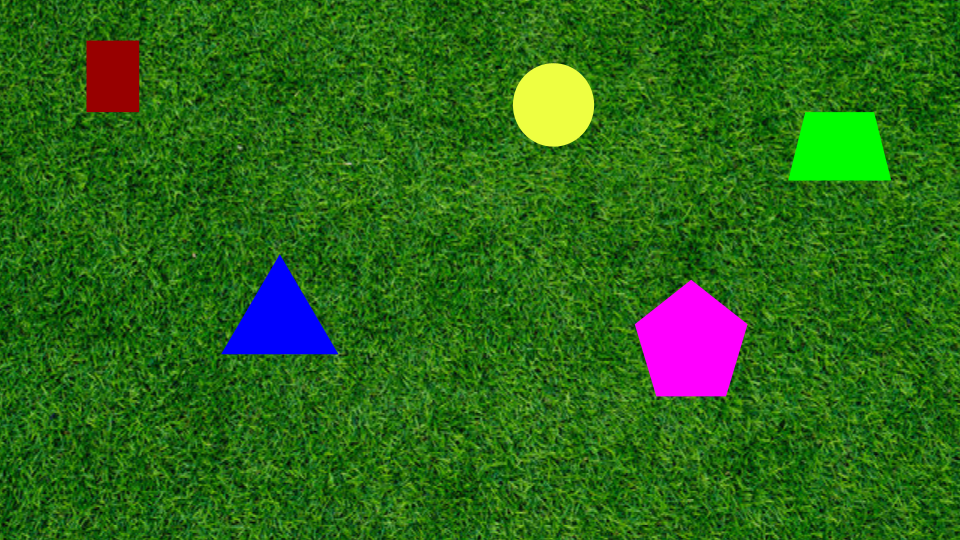
#> input picture PennAir 2024 App Static.png, 960 x 540 px, found by its file name
$ jupyter execute --allow-errors submission.ipynb
#> lines starting #> are read from the running program, lines starting #| are printed output that depends on the picture; after the words box and inside, x2 and y2 are one past the last pixel; in counts of white or black regions, pixels touching at a corner belong together
[cell 1]
import argparse
import sys
import time
from collections import deque

import cv2
import numpy as np

WINDOW = "PennAir"
DEFAULT = "PennAir 2024 App Dynamic.mp4"

# Detector parameters
KERNEL_SIZE = 7
ERROR_THRESHOLD = 2
AREA_THRESHOLD = 1e3
DILATION_SIZE = KERNEL_SIZE//2-1

F_x = 2564.3186869 # px
F_y = 2569.70273111 # px
x_o = 5 # inches
x_circle = 104.2163692827433
z_o = F_x*x_o/x_circle


# [4 lines left out: function image_to_world, not called in this run]

# from plane_fit.ipynb
# add a dilation step to fix the kernel clipping on sides
def planar_threshold_contours_masked(image, kernel_size, error_threshold, area_treshold):
    # plane fit
    K = kernel_size
    threshold = error_threshold

    assert K%2==1
    r = K//2

    n = K*K

    gray = cv2.cvtColor(image, cv2.COLOR_BGR2GRAY).astype(np.float32)

    kOnes = np.ones(K, np.float64)

    # [-r, -r+1, ... 0 ... r-1, r]
    kRamp = np.arange(-r, r+1, dtype=np.float64)

    #sum(z_i) across the submatrix
    sz = cv2.sepFilter2D(gray, -1, kOnes, kOnes)
    szz = cv2.sepFilter2D(gray*gray, -1, kOnes, kOnes)

    #sum(x_i*z_i) across the submatrix
    sxz = cv2.sepFilter2D(gray, -1, kRamp, kOnes)

    #sum(z_i*y_i) across the submatrix
    syz = cv2.sepFilter2D(gray, -1, kOnes, kRamp)

    #sum(xx)=sum(yy) is independent of the image
    snn = K * np.dot(kRamp, kRamp)

    #z ~ a + bx + cy
    a = sz/n
    b = sxz/snn
    c = syz/snn

    error_plane = szz - a*sz - b*sxz - c*syz
    error_plane_avg = np.sqrt(np.maximum(error_plane, 0)/n)
    mask = (error_plane_avg < threshold).astype(np.uint8)*255

    # gets rid of all "necks" by doing a 9x9 erode-then-dilate.
    # comes at the consequence of rounding corners, but worth for overall accuracy
    mask = cv2.morphologyEx(mask, cv2.MORPH_OPEN, cv2.getStructuringElement(cv2.MORPH_ELLIPSE, (9, 9)))

    cnts, _ = cv2.findContours(mask, cv2.RETR_EXTERNAL, cv2.CHAIN_APPROX_SIMPLE)

    cnts_filtered = [c for c in cnts if cv2.contourArea(c) > area_treshold]

    return cnts_filtered, error_plane_avg

def postprocess_dilate_contours(cnts_filled, dilation_px):
    cnts_dilated = []
    dilation = dilation_px

    for contour in cnts_filled:

        # instead of just dilating with cv2, we're restricting the dilation to a bounding box
        # of size K//2+1 to prevent the floodfill contour from overfilling onto the grass.
        x, y, w, h = cv2.boundingRect(contour)
        offset = np.array([x - dilation, y - dilation])

        roi = np.zeros((h + 2*dilation, w + 2*dilation), np.uint8)
        cv2.drawContours(roi, [contour - offset], -1, 255, cv2.FILLED)

        minkowski = cv2.getStructuringElement(cv2.MORPH_ELLIPSE, (dilation*2+1, dilation*2+1))
        roi = cv2.dilate(roi, minkowski)

        out, _ = cv2.findContours(roi, cv2.RETR_EXTERNAL, cv2.CHAIN_APPROX_SIMPLE)
        cnt_edited = max(out, key=cv2.contourArea) + offset
        cnts_dilated.append(cnt_edited)

    return cnts_dilated


def detect(image):
    cnts, _ = planar_threshold_contours_masked(image, KERNEL_SIZE, ERROR_THRESHOLD,
                                             AREA_THRESHOLD)
    return postprocess_dilate_contours(cnts, DILATION_SIZE)


# --- drawing ---------------------------------------------------------------

OUTLINE, CENTER, STATUS = (255, 0, 0), (0, 0, 255), (255, 255, 255)
FONT = cv2.FONT_HERSHEY_SIMPLEX


# [33 lines left out: functions centroid, annotate, _text, not called in this run]

[cell 2]
def image(path):
    """The static image, as BGR uint8."""
    img = cv2.imread(path)
#> img is the input picture: shape (540, 960, 3); mean B, G, R 24.5, 104.6, 44
    if img is None:
        raise FileNotFoundError(path)
    return img


# [41 lines left out: functions frame, frames, stream, not called in this run]

[cell 3]
img = image("/home/taha/Code/clubs/PAiR/PennAir 2024 App Static.png")
cnts = detect(img)
#> in planar_threshold_contours_masked, `sxz = cv2.sepFilter2D(gray, -1, kRamp, kOnes)`:
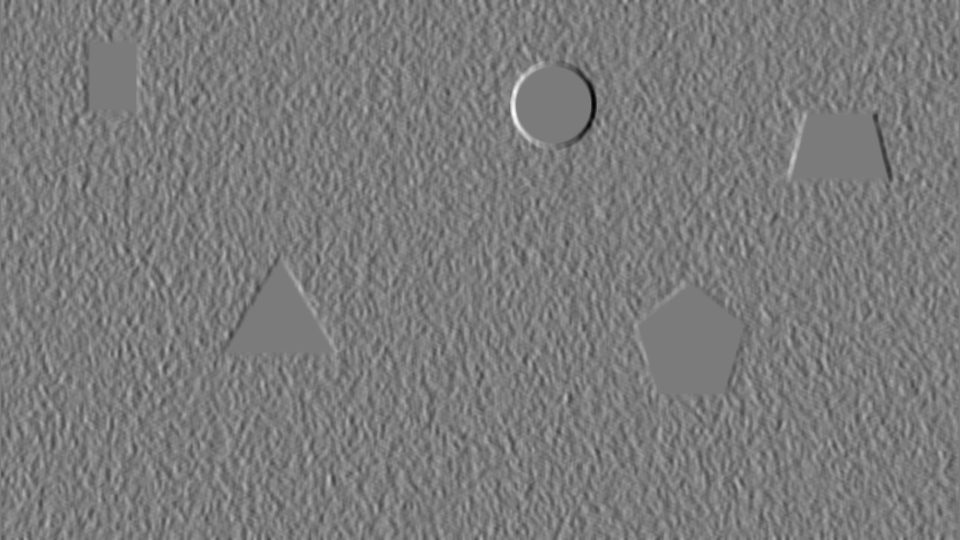
#> sxz: shape (540, 960) float32; min -6802, max 7215, mean 1.3; drawn with min black and max white
#> in planar_threshold_contours_masked, `syz = cv2.sepFilter2D(gray, -1, kOnes, kRamp)`:
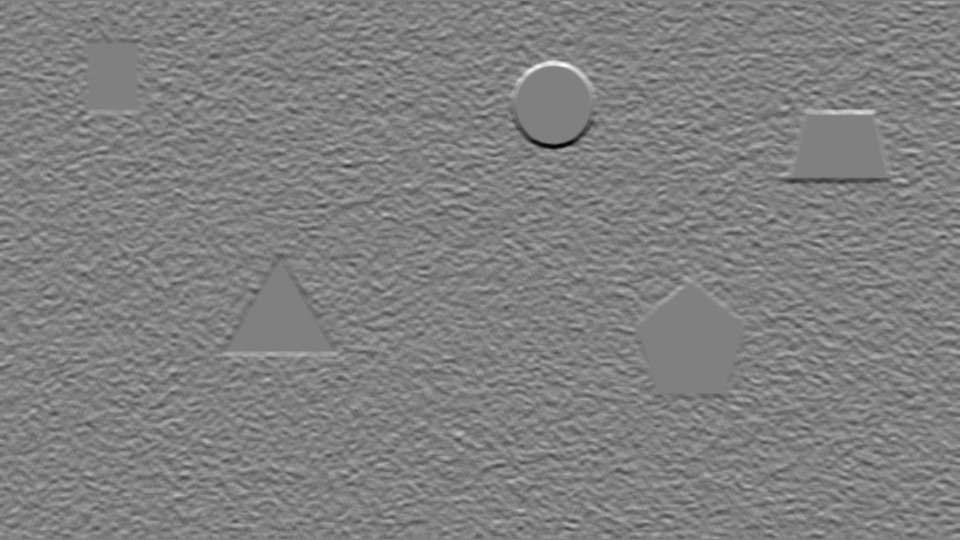
#> syz: shape (540, 960) float32; min -7113, max 6983, mean -0.4; drawn with min black and max white
#> in planar_threshold_contours_masked, `a = sz/n`:
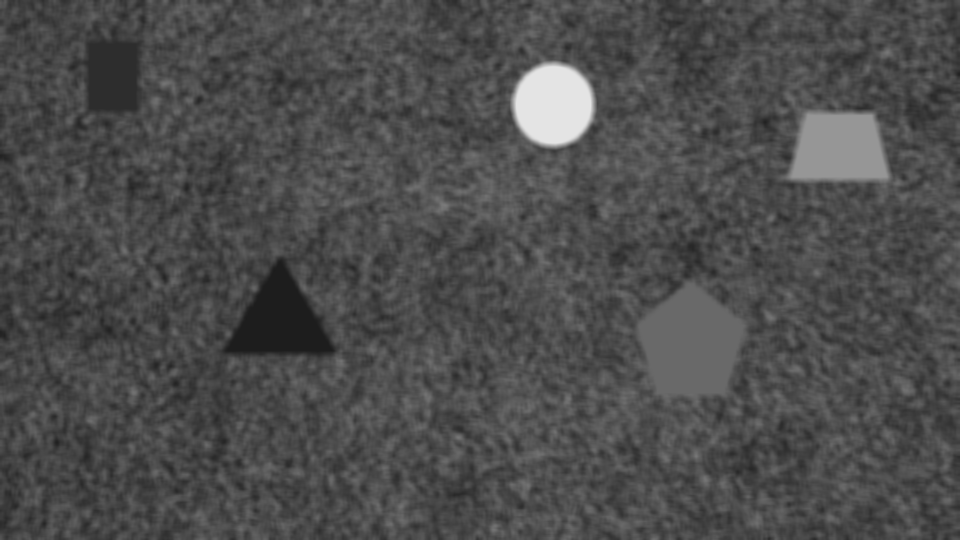
#> a: shape (540, 960) float32; min 28.69, max 228, mean 77.3
#> in planar_threshold_contours_masked, `error_plane = szz - a*sz - b*sxz - c*syz`:
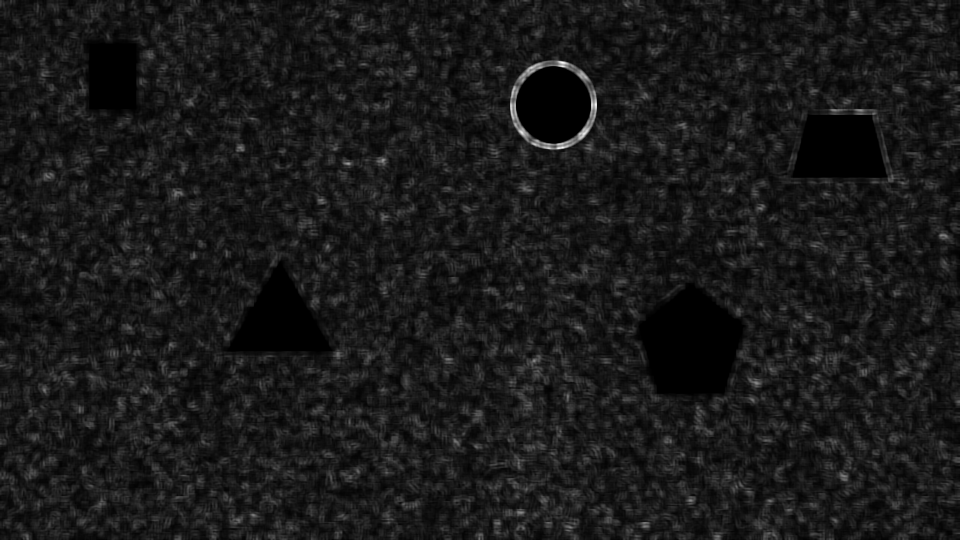
#> error_plane: shape (540, 960) float32; min 0, max 120839.6, mean 12222.3; drawn with min black and max white
#> in planar_threshold_contours_masked, `error_plane_avg = np.sqrt(np.maximum(error_plane, 0)/n)`:
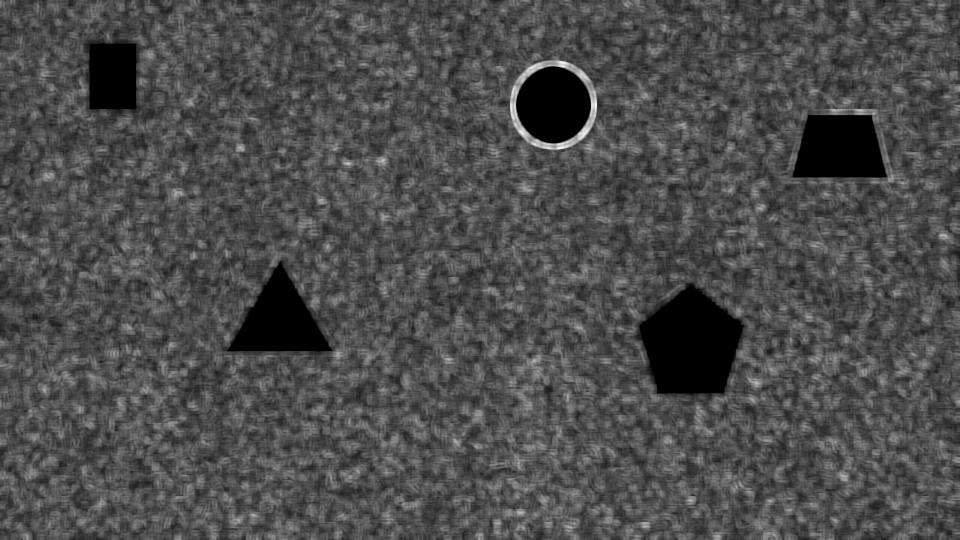
#> error_plane_avg: shape (540, 960) float32; min 0, max 49.66, mean 15; drawn with min black and max white
#> in planar_threshold_contours_masked, `mask = (error_plane_avg < threshold).astype(np.uint8)*255`:
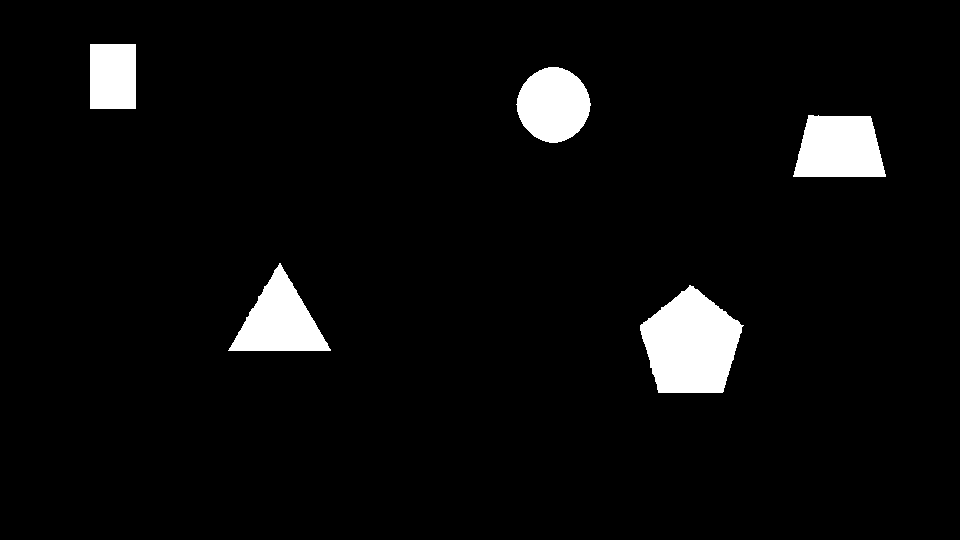
#> mask: shape (540, 960); 4.7% white; 5 white regions, box (x1, y1, x2, y2) and area: (640, 285, 744, 393) 7771, (793, 115, 886, 177) 4766, (228, 263, 331, 351) 4611, (516, 67, 591, 143) 4274, (90, 44, 136, 109) 2990
#> in planar_threshold_contours_masked, `mask = cv2.morphologyEx(mask, cv2.MORPH_OPEN, cv2.getStructuringElemen..`: mask: shape (540, 960); 4.7% white; 5 white regions
#> in planar_threshold_contours_masked, `cnts, _ = cv2.findContours(mask, cv2.RETR_EXTERNAL, cv2.CHAIN_APPROX_S..`: cnts = 5 contours; box (x1, y1, x2, y2) and area: (640, 287, 742, 393) 7586, (794, 115, 885, 177) 4606, (231, 267, 328, 351) 4420, (517, 67, 591, 143) 4166, (90, 44, 136, 109) 2860
#> in planar_threshold_contours_masked, `cnts_filtered = [c for c in cnts if cv2.contourArea(c) > area_treshold]`: cnts_filtered has the same summary as cnts
#> the loop in postprocess_dilate_contours, `for contour in cnts_filled:  # instead of just dilating with cv2, we'r..` made 5 passes
#> (x, y, w, h, offset) on passes 1 to 5: (640, 287, 102, 106, [638, 285]), (231, 267, 97, 84, [229, 265]), (794, 115, 91, 62, [792, 113]), (517, 67, 74, 76, [515, 65]), (90, 44, 46, 65, [88, 42])
#> pass 1, in postprocess_dilate_contours, `roi = cv2.dilate(roi, minkowski)`:
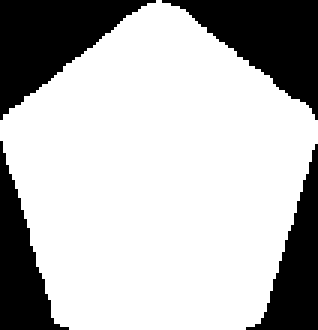
#> roi: shape (110, 106) (shown 3 times larger); 72.4% white; 4 black regions, box (x1, y1, x2, y2) and area: (0, 0, 52, 40) 992, (54, 0, 106, 40) 966, (82, 48, 106, 110) 630, (0, 47, 23, 110) 625
#> pass 2, in postprocess_dilate_contours, `roi = cv2.dilate(roi, minkowski)`:
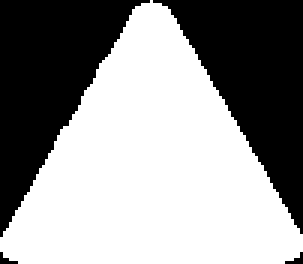
#> roi: shape (88, 101) (shown 3 times larger); 58.3% white; 4 black regions (2 under 20 px), largest, box (x1, y1, x2, y2) and area: (0, 0, 50, 79) 1858, (51, 0, 101, 78) 1824
#> pass 3, in postprocess_dilate_contours, `roi = cv2.dilate(roi, minkowski)`:
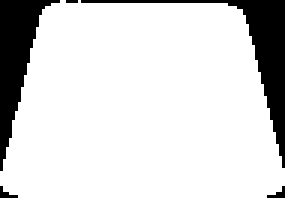
#> roi: shape (66, 95) (shown 3 times larger); 84.8% white; 5 black regions (3 under 20 px), largest, box (x1, y1, x2, y2) and area: (27, 0, 95, 56) 481, (0, 0, 20, 57) 444
#> after the loop in postprocess_dilate_contours, `for contour in cnts_filled:`:
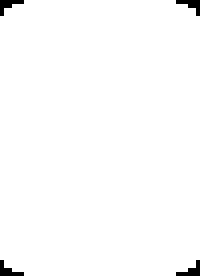
#> roi: shape (69, 50) (shown 4 times larger); 98.7% white; 4 black regions (4 under 20 px)
#> after the loop in postprocess_dilate_contours, `for contour in cnts_filled:`: cnts_dilated = 5 items
#> cnts = 5 items
#> (the rest of this cell did not finish here and is left out)
